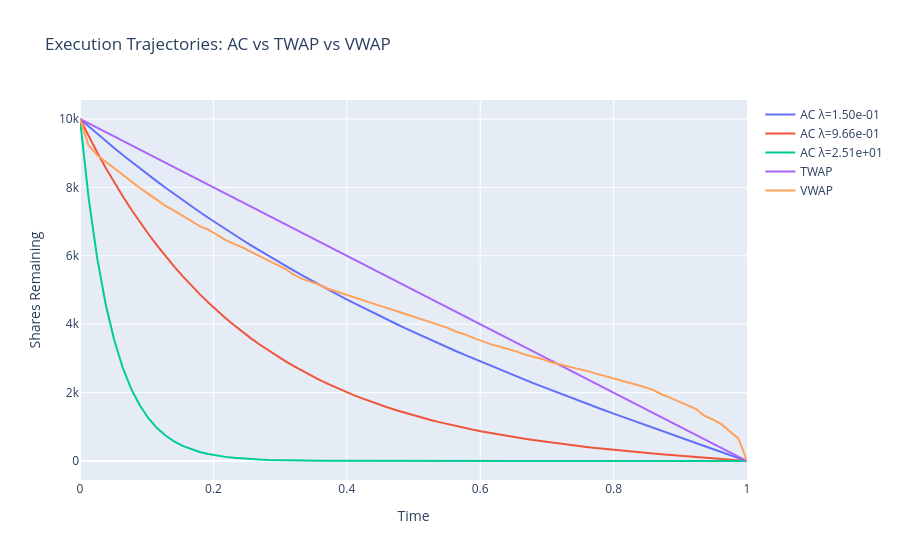

Here is the notebook cell this chart was saved with:
### Code cell
fig = go.Figure()

for lam, res in ac_results.items():
    fig.add_trace(go.Scatter(x=res['trajectory']['time'], y=res['trajectory']['shares_remaining'],
                              mode='lines', name=f'AC λ={lam:.2e}'))

twap_remaining = X - np.concatenate([[0], np.cumsum(twap_shares)])
vwap_remaining = X - np.concatenate([[0], np.cumsum(vwap_shares)])
time_axis = np.arange(N+1) * tau

fig.add_trace(go.Scatter(x=time_axis, y=twap_remaining, mode='lines', name='TWAP'))
fig.add_trace(go.Scatter(x=time_axis, y=vwap_remaining, mode='lines', name='VWAP'))

fig.update_layout(title='Execution Trajectories: AC vs TWAP vs VWAP',
                   xaxis_title='Time', yaxis_title='Shares Remaining')
fig.show()
